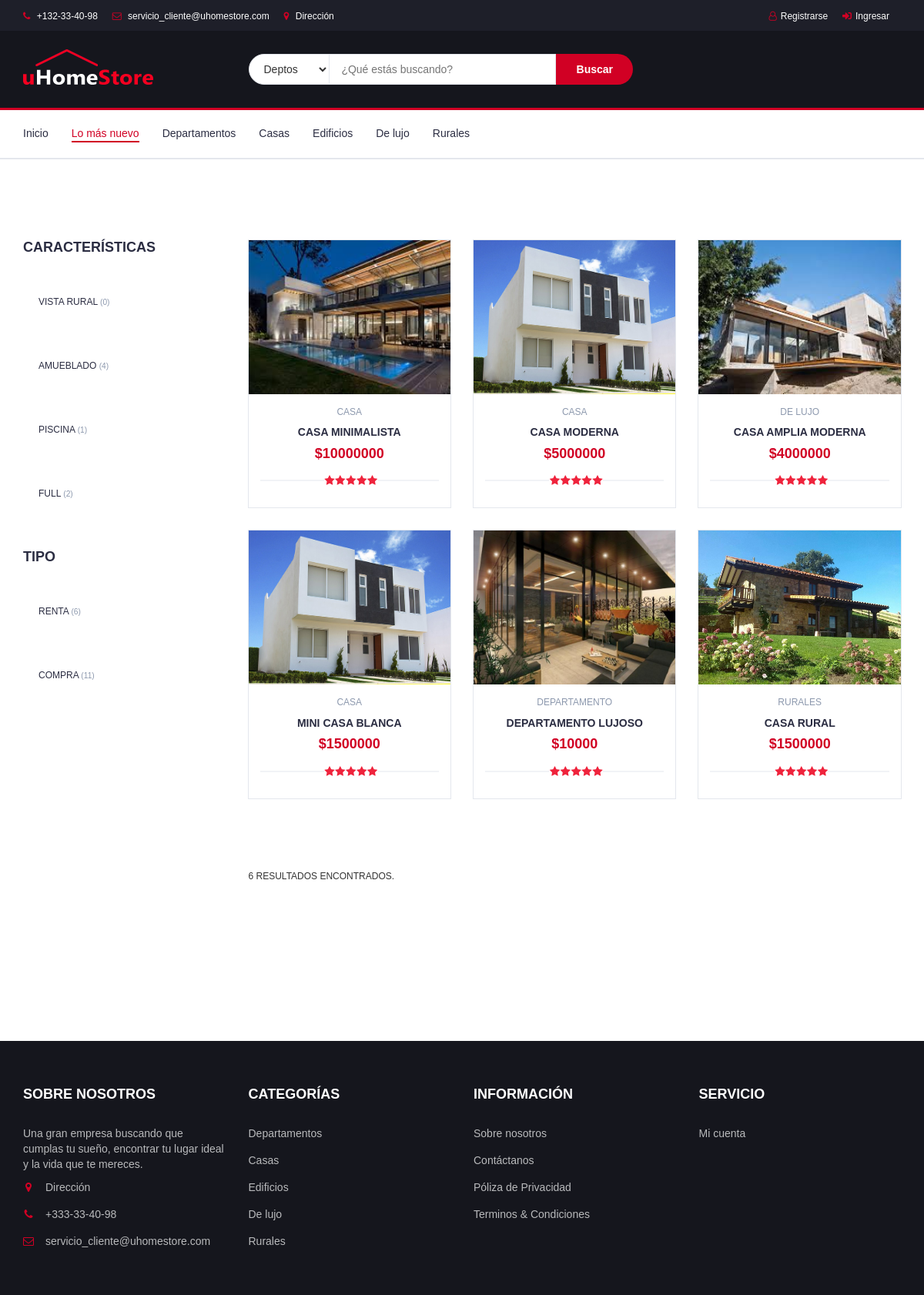
Screenshot of /filtro.php?var1=Nuevo&var2=all&var3=all with the database file from the repository.
### tables this page shows
CREATE TABLE IF NOT EXISTS `inmobilaria` (
  `idinmobiliaria` int(11) NOT NULL AUTO_INCREMENT,
  `nombreIn` varchar(45) NOT NULL,
  `descripcionIn` varchar(200) NOT NULL,
  `precioIn` varchar(45) NOT NULL,
  `direccionIn` varchar(45) NOT NULL,
  `etiqueta1` varchar(45) NOT NULL,
  `etiqueta2` varchar(45) NOT NULL,
  `etiqueta3` varchar(45) NOT NULL,
  `etiqueta4` varchar(45) NOT NULL,
  `etiqueta5` varchar(45) NOT NULL,
  `imgIn` varchar(45) NOT NULL,
  `destino` varchar(200) NOT NULL,
  `detalles_iddetalles` int(11) NOT NULL,
  `empleados_idempleados` int(11) NOT NULL,
  `clientes_idclientes` int(11) NOT NULL,
  `status` enum('ACEPTADO','DENEGADO','REVISION') NOT NULL,
  `comentarios` varchar(200) DEFAULT NULL,
  PRIMARY KEY (`idinmobiliaria`),
  KEY `detalles_iddetalles` (`detalles_iddetalles`),
  KEY `empleados_idempleados` (`empleados_idempleados`),
  KEY `clientes_idclientes` (`clientes_idclientes`)
);

### filtro.php (the view, shortened to what this page needs)
<?php
	include 'z_serv.php';
	$v1 = $_GET['var1'] OR die("Por favor seleccione una opción válida");
	if($v1==100){
		$opcion=$_POST['opcion'];
		$v1=$opcion;
        $v2="all";
		$v3="all";
	}else{
		$v2 = $_GET['var2'] OR die("Por favor seleccione una opción válida");
		$v3 = $_GET['var3'] OR die("Por favor seleccione una opción válida");
	}
?>
<!DOCTYPE html>
<html lang="en">
	<head>
        <link rel="stylesheet" href="https://use.fontawesome.com/releases/v5.5.0/css/all.css" >
		<link type="text/css" rel="stylesheet" href="css/bootstrap.min.css"/>
		<link rel="stylesheet" href="css/font-awesome.min.css">
		<link type="text/css" rel="stylesheet" href="css/style.css"/>
    </head>
	<body>
		<header>
			<div id="top-header">
				<div class="container">
					<ul class="header-links pull-left">
						<li><a href="#"><i class="fa fa-phone"></i> +132-33-40-98</a></li>
						<li><a href="#"><i class="fa fa-envelope-o"></i> servicio_cliente@uhomestore.com</a></li>
						<li><a href="#"><i class="fa fa-map-marker"></i> Dirección</a></li>
					</ul>
					<ul class="header-links pull-right">
						<li><a href="registroUsuario.php"><i class="fa fa-user-o"></i>Registrarse</a></li>
                        <li><a href="#openModal"><i class="fas fa-sign-in-alt"></i>Ingresar</a></li>
					</ul>
				</div>
			</div>
			<div id="header">
				<div class="container">
					<div class="row">
						<div class="col-md-3">
							<div class="header-logo">
								<a href="#" class="logo">
									<img src="./img/logo.png" alt="">
								</a>
							</div>
						</div>
						<div class="col-md-6">
							<div class="header-search">
								<form action="filtro.php?var1=100" method="post">
									<select class="input-select" name="opcion">
										<option value="Departamento">Deptos</option>
									</select>
									<input name= "buscador" class="input" placeholder="¿Qué estás buscando?" disabled>
									<button class="search-btn">Buscar</button>
								</form>
							</div>
						</div>
						<div class="col-md-3 clearfix">
						</div>
					</div>
				</div>
			</div>
		</header>
		<nav id="navigation">
			<div class="container">
				<div id="responsive-nav">
					<ul class="main-nav nav navbar-nav">
					<li><a href="index.php">Inicio</a></li>
						<li <?php if($v1=='Nuevo'){ echo 'class="active"'; }?> ><a href="filtro.php?var1=Nuevo&var2=all&var3=all">Lo más nuevo</a></li>
						<li <?php if($v1=='Departamento'){ echo 'class="active"'; }?>><a href="filtro.php?var1=Departamento&var2=all&var3=all">Departamentos</a></li>
						<li <?php if($v1=='Casa'){ echo 'class="active"'; }?>><a href="filtro.php?var1=Casa&var2=all&var3=all">Casas</a></li>
						<li <?php if($v1=='Edificio'){ echo 'class="active"'; }?>><a href="filtro.php?var1=Edificio&var2=all&var3=all">Edificios</a></li>
						<li <?php if($v1=='De lujo'){ echo 'class="active"'; }?>><a href="filtro.php?var1=De lujo&var2=all&var3=all">De lujo</a></li>
						<li <?php if($v1=='Rurales'){ echo 'class="active"'; }?>><a href="filtro.php?var1=Rurales&var2=all&var3=all">Rurales</a></li>
					</ul>
				</div>
			</div>
		</nav>
<br><br><br>
		<div class="section">
			<div class="container">
				<div class="row">
					<div id="aside" class="col-md-3">
						<div class="aside">
							<h3 class="aside-title">Características</h3>
							<div class="checkbox-filter">
								<div class="input-checkbox">
									<label for="brand-1">
									<ul class="main-nav nav navbar-nav">
									<li <?php if($v2=='Vista-Rural'){ echo 'class="active"'; }?>><a  href="filtro.php?var1=<?php echo $v1; ?>&var2=Vista-Rural&var3=<?php echo $v3; ?>" >VISTA RURAL <small>
										<?php
										if($v3=='all'){
											$todo2= "SELECT * FROM inmobilaria WHERE etiqueta4 ='Vista-Rural' AND etiqueta1='$v1' AND status = 'ACEPTADO'";
										}else{
											$todo2= "SELECT * FROM inmobilaria WHERE (etiqueta3 ='Vista-Rural' AND etiqueta1='$v1' AND etiqueta2='$v3') OR etiqueta3 ='Vista-Rural' AND etiqueta5='$v1'  AND etiqueta2='$v3' AND status = 'ACEPTADO' ";
										}
										$ejecuta2= mysqli_query($conect,$todo2);
										$count = $ejecuta2->num_rows;
										echo "(".$count.")";
										?>
										</small></a>
										</li>
									</label>
								</div>
								<div class="input-checkbox">
									<label for="brand-2">
									<ul class="main-nav nav navbar-nav">
									<li <?php if($v2=='Amueblado'){ echo 'class="active"'; }?>><a href="filtro.php?var1=<?php echo $v1; ?>&var2=Amueblado&var3=<?php echo $v3; ?>">AMUEBLADO <small>
										<?php
										$todo2= "SELECT * FROM inmobilaria WHERE etiqueta3 ='Amueblado' AND status = 'ACEPTADO'";
										$ejecuta2= mysqli_query($conect,$todo2);
										$count = $ejecuta2->num_rows;
										echo "(".$count.")";
										?>
										</small></a>
										</li>
									</label>
								</div>
								<div class="input-checkbox">
									<label for="brand-3">
									<ul class="main-nav nav navbar-nav">
									<li <?php if($v2=='Con piscina'){ echo 'class="active"'; }?>><a href="filtro.php?var1=<?php echo $v1; ?>&var2=Con piscina&var3=<?php echo $v3; ?>">PISCINA 	<small>
										<?php
										$todo2= "SELECT * FROM inmobilaria WHERE etiqueta3 ='Con piscina' AND status = 'ACEPTADO'";
										$ejecuta2= mysqli_query($conect,$todo2);
										$count = $ejecuta2->num_rows;
										echo "(".$count.")";
										?>
										</small></a>
										</li>
									</label>
								</div>
								<div class="input-checkbox">
									<label for="brand-4">
									<ul class="main-nav nav navbar-nav">
									<li <?php if($v2=='Full'){ echo 'class="active"'; }?>><a href="filtro.php?var1=<?php echo $v1; ?>&var2=Full&var3=<?php echo $v3; ?>">FULL <small>
										<?php
										$todo2= "SELECT * FROM inmobilaria WHERE etiqueta3 ='Full' AND status = 'ACEPTADO'";
										$ejecuta2= mysqli_query($conect,$todo2);
										$count = $ejecuta2->num_rows;
										echo "(".$count.")";
										?>
										</small></a>
										</li>
									</label>
								</div>
							</div>
						</div>
						<div class="aside">
							<h3 class="aside-title">TIPO</h3>
							<div class="checkbox-filter">
								<div class="input-checkbox">
									<label for="brand1-1">
									<ul class="main-nav nav navbar-nav">
									<li <?php if($v3=='Renta'){ echo 'class="active"'; }?>><a href="filtro.php?var1=<?php echo $v1; ?>&var2=<?php echo $v2; ?>&var3=Renta">RENTA 	<small>
										<?php
										$todo2= "SELECT * FROM inmobilaria WHERE etiqueta2 ='Renta' AND status = 'ACEPTADO'";
										$ejecuta2= mysqli_query($conect,$todo2);
										$count = $ejecuta2->num_rows;
										echo "(".$count.")";
										?>
										</small></a>
										</li>
									</label>
								</div>
								<div class="input-checkbox">
									<label for="brand1-2">
									<ul class="main-nav nav navbar-nav">
									<li <?php if($v3=='Compra'){ echo 'class="active"'; }?>><a href="filtro.php?var1=<?php echo $v1; ?>&var2=<?php echo $v2; ?>&var3=Compra">COMPRA <small>
										<?php
										$todo2= "SELECT * FROM inmobilaria WHERE etiqueta2 ='Compra' AND status = 'ACEPTADO'";
										$ejecuta2= mysqli_query($conect,$todo2);
										$count = $ejecuta2->num_rows;
										echo "(".$count.")";
										?>
										</small></a>
										</li>
									</label>
								</div>
							</div>
						</div>
					</div>
					<div id="store" class="col-md-9">
						<div class="row">
						<?php
						if($v2=='all' && $v3=='all'){
							$todo2= "SELECT * FROM inmobilaria WHERE etiqueta5 ='$v1' AND status = 'ACEPTADO'";
						}else if($v2 !='all' && $v3=='all'){
							$todo2= "SELECT * FROM inmobilaria WHERE etiqueta5 ='$v1' AND etiqueta3='$v2' OR etiqueta5 ='$v1' AND etiqueta3='$v2' AND status = 'ACEPTADO'";
						}else if($v2!='all' && $v3 != 'all'){
							$todo2= "SELECT * FROM inmobilaria WHERE etiqueta5 ='$v1' AND etiqueta3='$v2' AND etiqueta2='$v3' OR etiqueta5 ='$v1' AND etiqueta3='$v2' AND etiqueta2='$v3' AND status = 'ACEPTADO'";
						}
						$ejecuta2= mysqli_query($conect,$todo2);
						$listaA = mysqli_fetch_array($ejecuta2);
						$count = $ejecuta2->num_rows;
						for($y=0; $y<$count; $y++){
						?>
							<div class="col-md-4 col-xs-6">
								<div class="product">
									<div class="product-img">
										<?php  echo '<img src="'.$listaA['destino'].'" width="200px" height="200px">'; ?>
									</div>
									<div class="product-body">
										<p class="product-category"><?php echo $listaA["etiqueta1"]."</p>"; ?>
										<h3 class="product-name"><a href="#"><?php echo $listaA["nombreIn"]."</a>"; ?></h3>
										<h4 class="product-price"><?php echo $listaA["precioIn"].""; ?> </h4>
										<div class="product-rating">
											<i class="fa fa-star"></i>
											<i class="fa fa-star"></i>
											<i class="fa fa-star"></i>
											<i class="fa fa-star"></i>
											<i class="fa fa-star"></i>
										</div>
									</div>
									<div class="add-to-cart">
									<a href="verMas.php?var1=<?php echo $listaA["idinmobiliaria"].""; ?>"><button class="add-to-cart-btn"><i class="fa fa-shopping-cart"></i>AGENDAR CITA</button></a>
									</div>
								</div>
							</div>
						<?php
							$listaA = mysqli_fetch_array($ejecuta2);
					} ?>
						</div>
						<br><br><br>
						<div class="store-filter clearfix">
							<span class="store-qty"><?php if($count>1 || $count<1){echo $count." resultados encontrados.";}else{echo $count." resultado encontrado.";}  ?></span>
						</div>
					</div>
				</div>
			</div>
		</div>
		<br><br><br><br><br><br><br><br>
		<footer id="footer">
			<div class="section">
				<div class="container">
					<div class="row">
						<div class="col-md-3 col-xs-6">
							<div class="footer">
								<h3 class="footer-title">Sobre nosotros </h3>
								<p>Una gran empresa buscando que cumplas tu sueño, encontrar tu lugar ideal y la vida que te mereces. </p>
								<ul class="footer-links">
									<li><a href="#"><i class="fa fa-map-marker"></i>Dirección</a></li>
									<li><a href="#"><i class="fa fa-phone"></i>+333-33-40-98</a></li>
									<li><a href="#"><i class="fa fa-envelope-o"></i>servicio_cliente@uhomestore.com</a></li>
								</ul>
							</div>
						</div>
						<div class="col-md-3 col-xs-6">
							<div class="footer">
								<h3 class="footer-title">Categorías</h3>
								<ul class="footer-links">
									<li><a href="filtro.php?var1=Departamento&var2=all&var3=all">Departamentos</a></li>
						<li><a href="filtro.php?var1=Casa&var2=all&var3=all">Casas</a></li>
						<li><a href="filtro.php?var1=Edificio&var2=all&var3=all">Edificios</a></li>
						<li><a href="filtro.php?var1=De lujo&var2=all&var3=all">De lujo</a></li>
						<li><a href="filtro.php?var1=Rurales&var2=all&var3=all">Rurales</a></li>
								</ul>
							</div>
						</div>
						<div class="col-md-3 col-xs-6">
							<div class="footer">
								<h3 class="footer-title">Información</h3>
								<ul class="footer-links">
									<li><a href="#openModal5">Sobre nosotros</a></li>
									<li><a href="#openModal3">Contáctanos</a></li>
									<li><a href="#">Póliza de Privacidad</a></li>
									<li><a href="#">Terminos & Condiciones</a></li>
								</ul>
							</div>
						</div>
						<div class="col-md-3 col-xs-6">
							<div class="footer">
								<h3 class="footer-title">Servicio</h3>
								<ul class="footer-links">
									<li><a href="#openModal">Mi cuenta</a></li>
								</ul>
							</div>
						</div>
					</div>
				</div>
			</div>
		</footer>
	</body>
</html>

### rows the page displays
inmobilaria: detalles_iddetalles "4", destino (picture), etiqueta1 "DE LUJO", nombreIn "CASA AMPLIA MODERNA", precioIn "$4000000"
inmobilaria: idinmobiliaria "2", destino (picture), etiqueta1 "CASA", nombreIn "CASA MODERNA", precioIn "$5000000"
inmobilaria: destino (picture), etiqueta1 "CASA", nombreIn "CASA MINIMALISTA", precioIn "$10000000"
inmobilaria: destino (picture), etiqueta1 "CASA", nombreIn "MINI CASA BLANCA", precioIn "$1500000"
inmobilaria: destino (picture), etiqueta1 "DEPARTAMENTO", nombreIn "DEPARTAMENTO LUJOSO", precioIn "$10000"
inmobilaria: destino (picture), etiqueta1 "RURALES", nombreIn "CASA RURAL", precioIn "$1500000"
inmobilaria: idinmobiliaria "6"

### other values shown
$count "0"
$count "1"
$count "6"
$count "11"
